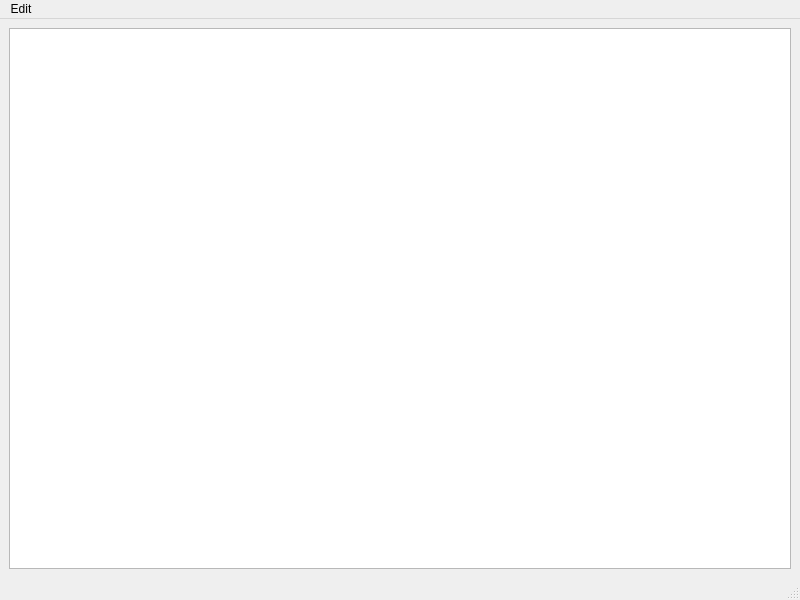
<ui version="4.0" >
 <class>LogAlertsWindow</class>
 <widget class="QMainWindow" name="LogAlertsWindow" >
  <property name="geometry" >
   <rect>
    <x>0</x>
    <y>0</y>
    <width>800</width>
    <height>600</height>
   </rect>
  </property>
  <property name="windowTitle" >
   <string>Log Alerts</string>
  </property>
  <widget class="QWidget" name="centralwidget" >
   <layout class="QHBoxLayout" >
    <property name="margin" >
     <number>9</number>
    </property>
    <property name="spacing" >
     <number>6</number>
    </property>
    <item>
     <widget class="QTextEdit" name="alerts_" >
      <property name="font" >
       <font>
        <pointsize>10</pointsize>
       </font>
      </property>
      <property name="undoRedoEnabled" >
       <bool>false</bool>
      </property>
      <property name="lineWrapMode" >
       <enum>QTextEdit::NoWrap</enum>
      </property>
      <property name="readOnly" >
       <bool>true</bool>
      </property>
      <property name="acceptRichText" >
       <bool>false</bool>
      </property>
      <property name="textInteractionFlags" >
       <enum>Qt::TextSelectableByMouse</enum>
      </property>
     </widget>
    </item>
   </layout>
  </widget>
  <widget class="QMenuBar" name="menubar" >
   <property name="geometry" >
    <rect>
     <x>0</x>
     <y>0</y>
     <width>800</width>
     <height>22</height>
    </rect>
   </property>
   <widget class="QMenu" name="menuEdit" >
    <property name="title" >
     <string>Edit</string>
    </property>
    <addaction name="actionCopy" />
    <addaction name="actionClear" />
   </widget>
   <addaction name="menuEdit" />
  </widget>
  <widget class="QStatusBar" name="statusbar" />
  <action name="actionCopy" >
   <property name="text" >
    <string>Copy</string>
   </property>
   <property name="shortcut" >
    <string>Ctrl+C</string>
   </property>
  </action>
  <action name="actionClear" >
   <property name="text" >
    <string>Clear</string>
   </property>
   <property name="shortcut" >
    <string>Backspace</string>
   </property>
  </action>
 </widget>
 <resources/>
 <connections/>
</ui>
